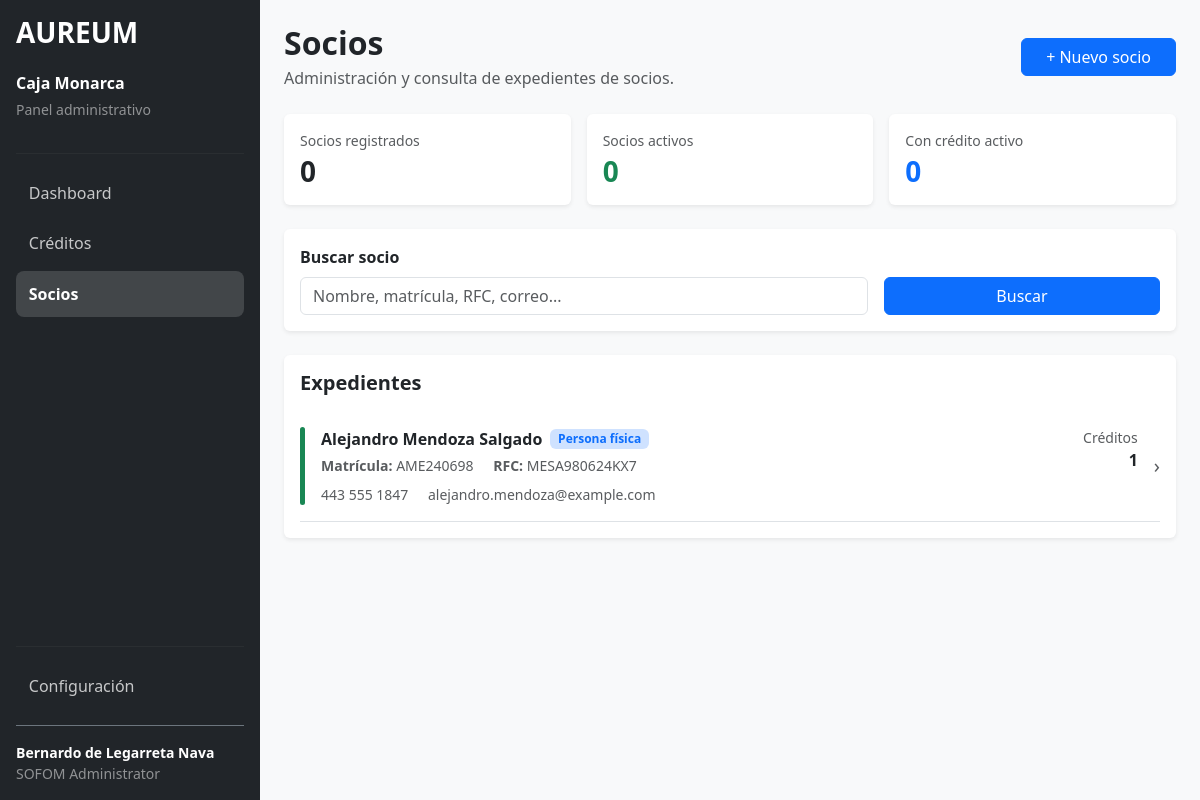
The app's page /monarca/clients/ (signed in) with its own data.
### AUREUM/models.py (models this page shows, shortened)
class User(AbstractUser):
    class Role(models.TextChoices):
        ADMIN = "SOFOM_ADMIN", "SOFOM Administrator"
        CREDIT_EXECUTIVE = "CREDIT_EXECUTIVE", "Credit Executive"
    sofom = models.ForeignKey(
        SOFOM,
        on_delete=models.PROTECT,
        related_name="users",
        null=True,
        blank=True
    )
    role = models.CharField(
        max_length=50,
        choices=Role.choices,
        default=Role.CREDIT_EXECUTIVE
    )
    phone = models.CharField(
        max_length=20,
        blank=True
    )
    is_active = models.BooleanField(
        default=True
    )

class SOFOM(models.Model):
    class Status(models.TextChoices):
        PENDING = "PENDING", "Sin revisión"
        REVIEWING = "REVIEWING", "En revisión"
        APPROVED = "APPROVED", "Aprobada"
        REJECTED = "REJECTED", "Rechazada"
    legal_name = models.CharField(max_length=255)
    trade_name = models.CharField(max_length=255, blank=True)
    rfc = models.CharField(
        max_length=13,
        unique=True,
        validators=[rfc_validator]
    )
    email = models.EmailField()
    phone = models.CharField(max_length=20)
    fiscal_address = models.TextField()
    tax_regime = models.CharField(
        max_length=255,
        blank=True
    )
    legal_representative_name = models.CharField(
        max_length=255,
        blank=True
    )
    status = models.CharField(
        max_length=20,
        choices=Status.choices,
        default=Status.PENDING
    )
    created_at = models.DateTimeField(
        auto_now_add=True
    )

class Client(models.Model):
    class PersonType(models.TextChoices):
        INDIVIDUAL = "INDIVIDUAL", "Persona física"
        COMPANY = "COMPANY", "Persona moral"
    sofom = models.ForeignKey(
        SOFOM,
        on_delete=models.PROTECT,
        related_name="clients"
    )
    registration_number = models.CharField(
        max_length=50,
        blank=True,
        default="",
        verbose_name="Número de registro"
    )
    matricula = models.CharField(
        max_length=20,
        null=True,
        blank=True,
        editable=False,
        verbose_name="Matrícula"
    )
    person_type = models.CharField(
        max_length=20,
        choices=PersonType.choices,
        editable=False
    )
    first_name = models.CharField(
        max_length=100,
        blank=True
    )
    paternal_surname = models.CharField(
        max_length=100,
        blank=True
    )
    maternal_surname = models.CharField(
        max_length=100,
        blank=True
    )
    birth_date = models.DateField(
        null=True,
        blank=True
    )
    business_name = models.CharField(
        max_length=255,
        blank=True,
        verbose_name="Razón social"
    )
    constitution_date = models.DateField(
        null=True,
        blank=True
    )
    rfc = models.CharField(
        max_length=13,
        validators=[rfc_validator]
    )
    curp = models.CharField(
        max_length=18,
        validators=[curp_validator],
        blank=True
    )
    email = models.EmailField()
    phone = models.CharField(
        max_length=20
    )
    address = models.TextField()
    occupation = models.CharField(
        max_length=255,
        blank=True
    )
    monthly_income = models.DecimalField(
        max_digits=16,
        decimal_places=2,
        null=True,
        blank=True
    )
    is_active = models.BooleanField(
        default=True
    )
    created_at = models.DateTimeField(
        auto_now_add=True
    )
    class Meta:
        constraints = [
            models.UniqueConstraint(
                fields=["sofom", "rfc"],
                name="unique_client_rfc_per_sofom"
            ),
            models.UniqueConstraint(
                fields=["sofom", "matricula"],
                name="unique_client_matricula_per_sofom"
            ),
        ]
    @property
    def name(self):
        if self.person_type == self.PersonType.COMPANY:
            return self.business_name
        return " ".join(
            part for part in [
                self.first_name,
                self.paternal_surname,
                self.maternal_surname
            ]
            if part
        )

### AUREUM/views.py (the view)
# urls.py: path("monarca/clients/", views.clients, name="clients"),
def clients(request):
    sofom = request.user.sofom
    clients = Client.objects.filter(sofom=sofom).order_by("-created_at")
    return render(request, "clients.html", {
        "clients": clients
    })

### AUREUM/templates/clients.html (shortened to what this page needs)
{% extends "dashboard_base.html" %}
{% block content %}
<div class="d-flex flex-column flex-lg-row justify-content-between align-items-lg-center gap-3 mb-4">
    <div>
        <h2 class="fw-bold mb-1">
            Socios
        </h2>
        <p class="text-muted mb-0">
            Administración y consulta de expedientes de socios.
        </p>
    </div>
    <a
        href="/monarca/clients/new/"
        class="btn btn-primary px-4"
    >
        + Nuevo socio
    </a>
</div>
<div class="row g-3 mb-4">
    <div class="col-sm-6 col-lg-4">
        <div class="card border-0 shadow-sm h-100">
            <div class="card-body">
                <small class="text-muted d-block">
                    Socios registrados
                </small>
                <h3 class="fw-bold mb-0 mt-1">
                    {{ total_clients|default:0 }}
                </h3>
            </div>
        </div>
    </div>
    <div class="col-sm-6 col-lg-4">
        <div class="card border-0 shadow-sm h-100">
            <div class="card-body">
                <small class="text-muted d-block">
                    Socios activos
                </small>
                <h3 class="fw-bold text-success mb-0 mt-1">
                    {{ active_clients|default:0 }}
                </h3>
            </div>
        </div>
    </div>
    <div class="col-sm-6 col-lg-4">
        <div class="card border-0 shadow-sm h-100">
            <div class="card-body">
                <small class="text-muted d-block">
                    Con crédito activo
                </small>
                <h3 class="fw-bold text-primary mb-0 mt-1">
                    {{ clients_with_active_credit|default:0 }}
                </h3>
            </div>
        </div>
    </div>
</div>
<div class="card border-0 shadow-sm mb-4">
    <div class="card-body">
        <form method="GET">
            <div class="row g-3 align-items-end">
                <div class="col-md-8">
                    <label
                        for="q"
                        class="form-label fw-semibold"
                    >
                        Buscar socio
                    </label>
                    <input
                        type="text"
                        id="q"
                        name="q"
                        class="form-control"
                        value="{{ search }}"
                        placeholder="Nombre, matrícula, RFC, correo..."
                    >
                </div>
                <div class="col-md-4">
                    <div class="d-flex gap-2">
                        <button
                            type="submit"
                            class="btn btn-primary flex-grow-1"
                        >
                            Buscar
                        </button>
                    </div>
                </div>
            </div>
        </form>
    </div>
</div>
<div class="card border-0 shadow-sm">
    <div class="card-body">
        <div class="d-flex justify-content-between align-items-center mb-3">
            <div>
                <h5 class="fw-bold mb-0">
                    Expedientes
                </h5>
            </div>
        </div>
        {% if clients %}
            <div class="list-group list-group-flush">
                {% for client in clients %}
                    <a
                        href="{% url 'clients_detail' client.matricula %}"
                        class="list-group-item list-group-item-action px-0 py-3 border-0 border-bottom text-decoration-none"
                    >
                        <div class="d-flex align-items-center gap-3">
                            <div
                                class="rounded flex-shrink-0"
                                style="
                                    width: 5px;
                                    min-height: 72px;
                                    align-self: stretch;
                                    background-color:
                                    {% if client.has_active_credits %}
                                        #0d6efd
                                    {% elif client.is_active %}
                                        #198754
                                    {% else %}
                                        #adb5bd
                                    {% endif %};
                                "
                            >
                            </div>
                            <div class="flex-grow-1">
                                <div class="d-flex flex-column flex-md-row justify-content-between gap-2">
                                    <div>
                                        <div class="d-flex flex-wrap align-items-center gap-2 mb-1">
                                            <span class="fw-bold text-dark">
                                                {{ client.name|default:"Socio sin nombre" }}
                                            </span>
                                            {% if client.person_type == "INDIVIDUAL" %}
                                                <span class="badge bg-primary-subtle text-primary">
                                                    Persona física
                                                </span>
                                            {% elif client.person_type == "COMPANY" %}
                                                <span class="badge bg-secondary-subtle text-secondary">
                                                    Persona moral
                                                </span>
                                            {% endif %}
                                        </div>
                                        <div class="small text-muted">
                                            <span class="me-3">
                                                <strong>Matrícula:</strong>
                                                {{ client.matricula|default:"Pendiente" }}
                                            </span>
                                            <span>
                                                <strong>RFC:</strong>
                                                {{ client.rfc|default:"No registrado" }}
                                            </span>
                                        </div>
                                    </div>
                                    <div class="text-md-end">
                                        <small class="text-muted d-block">
                                            Créditos
                                        </small>
                                        <span class="fw-semibold text-dark">
                                            {{ client.credits.count }}
                                        </span>
                                    </div>
                                </div>
                                <div class="mt-2 small text-muted">
                                    {% if client.phone %}
                                        <span class="me-3">
                                            {{ client.phone }}
                                        </span>
                                    {% endif %}
                                    {% if client.email %}
                                        <span>
                                            {{ client.email }}
                                        </span>
                                    {% endif %}
                                </div>
                            </div>
                            <div class="text-muted fs-5 flex-shrink-0">
                                ›
                            </div>
                        </div>
                    </a>
                {% endfor %}
            </div>
        {% endif %}
    </div>
</div>
{% endblock %}

### AUREUM/templates/dashboard_base.html (shortened to what this page needs)
<!DOCTYPE html>
<html lang="es">
<head>
    <link
        href="https://cdn.jsdelivr.net/npm/bootstrap@5.3.3/dist/css/bootstrap.min.css"
        rel="stylesheet"
    >
</head>
<body class="bg-light">
<div class="d-flex dashboard-layout">
    <aside
        class="dashboard-sidebar bg-dark text-white p-3 d-none d-lg-flex flex-column"
    >
        <div class="mb-4">
            <a
                href="/monarca/dashboard/"
                class="text-white text-decoration-none"
            >
                <h3 class="fw-bold mb-0">
                    AUREUM
                </h3>
            </a>
        </div>
        <div class="mb-3 sidebar-institution">
            {% if request.user.sofom %}
                <h6 class="fw-bold text-white mb-1">
                    {% if request.user.sofom.trade_name %}
                        {{ request.user.sofom.trade_name }}
                    {% else %}
                        {{ request.user.sofom.legal_name }}
                    {% endif %}
                </h6>
                <small class="text-white-50">
                    Panel administrativo
                </small>
            {% endif %}
        </div>
        <hr class="sidebar-divider my-3">
        <nav>
            <ul class="nav flex-column gap-1">
                <li class="nav-item">
                    <a
                        class="nav-link sidebar-link
                        "
                        href="/monarca/dashboard/"
                    >
                        Dashboard
                    </a>
                </li>
                <li class="nav-item">
                    <a
                        class="nav-link sidebar-link
                        "
                        href="/monarca/credits/"
                    >
                        Créditos
                    </a>
                </li>
                <li class="nav-item">
                    <a
                        class="nav-link sidebar-link
                        {% if '/monarca/clients/' in request.path %}
                            active
                        {% endif %}"
                        href="/monarca/clients/"
                    >
                        Socios
                    </a>
                </li>
            </ul>
        </nav>
        <div class="mt-auto">
            <hr class="sidebar-divider mb-3">
            <a
                class="nav-link sidebar-link mb-3
                "
                href="/monarca/settings/"
            >
                Configuración
            </a>
            <div class="border-top border-secondary pt-3 sidebar-user">
                <div class="small fw-semibold text-white sidebar-user-name">
                    {% if request.user.get_full_name %}
                        {{ request.user.get_full_name }}
                    {% else %}
                        {{ request.user.username }}
                    {% endif %}
                </div>
                <div class="small text-white-50">
                    {% if request.user.is_superuser %}
                        Administrador AUREUM
                    {% elif request.user.role %}
                        {{ request.user.get_role_display }}
                    {% else %}
                        Usuario
                    {% endif %}
                </div>
            </div>
        </div>
    </aside>
    <div class="dashboard-content flex-grow-1">
        <main class="p-3 p-md-4">
            <div class="container-fluid px-0">
                {% block content %}
                {% endblock %}
            </div>
        </main>
    </div>
</div>
</body>
</html>

### records on screen
User: user.sofom.trade_name "Caja Monarca", user.get_full_name "Bernardo de Legarreta Nava", user.role "SOFOM Administrator"
Client: is_active True (drawn), name "Alejandro Mendoza Salgado", shows "Persona física", matricula "AME240698", rfc "MESA980624KX7", credits.count "1", phone "443 555 1847", email "alejandro.mendoza@example.com"

### other values on screen
{{ total_clients|default:0 }} "0"
{{ active_clients|default:0 }} "0"
{{ clients_with_active_credit|default:0 }} "0"
